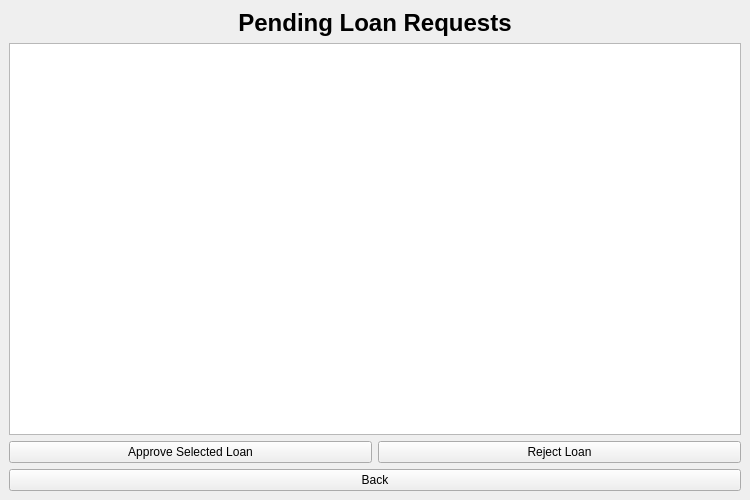
<?xml version="1.0" encoding="UTF-8"?>
<ui version="4.0">
 <class>MainWindow</class>

 <widget class="QMainWindow" name="MainWindow">
  <property name="geometry">
   <rect><x>0</x><y>0</y><width>750</width><height>500</height></rect>
  </property>

  <property name="windowTitle">
   <string>Approve Loans</string>
  </property>

  <widget class="QWidget" name="centralwidget">
   <layout class="QVBoxLayout">

    <!-- Title -->
    <item>
     <widget class="QLabel" name="labelTitle">
      <property name="text"><string>Pending Loan Requests</string></property>
      <property name="alignment"><set>Qt::AlignCenter</set></property>
      <property name="font">
       <font><bold>true</bold><pointsize>18</pointsize></font>
      </property>
     </widget>
    </item>

    <!-- Table -->
    <item>
     <widget class="QTableWidget" name="tableLoans"/>
    </item>

    <!-- Buttons Row -->
    <item>
     <layout class="QHBoxLayout">
      <item>
       <widget class="QPushButton" name="btnApprove">
        <property name="text"><string>Approve Selected Loan</string></property>
        <property name="minimumHeight"><number>40</number></property>
       </widget>
      </item>

      <item>
       <widget class="QPushButton" name="btnReject">
        <property name="text"><string>Reject Loan</string></property>
        <property name="minimumHeight"><number>40</number></property>
       </widget>
      </item>
     </layout>
    </item>

    <!-- Back -->
    <item>
     <widget class="QPushButton" name="btnBack">
      <property name="text"><string>Back</string></property>
      <property name="minimumHeight"><number>40</number></property>
     </widget>
    </item>

   </layout>
  </widget>

 </widget>
 <resources/>
 <connections/>
</ui>
